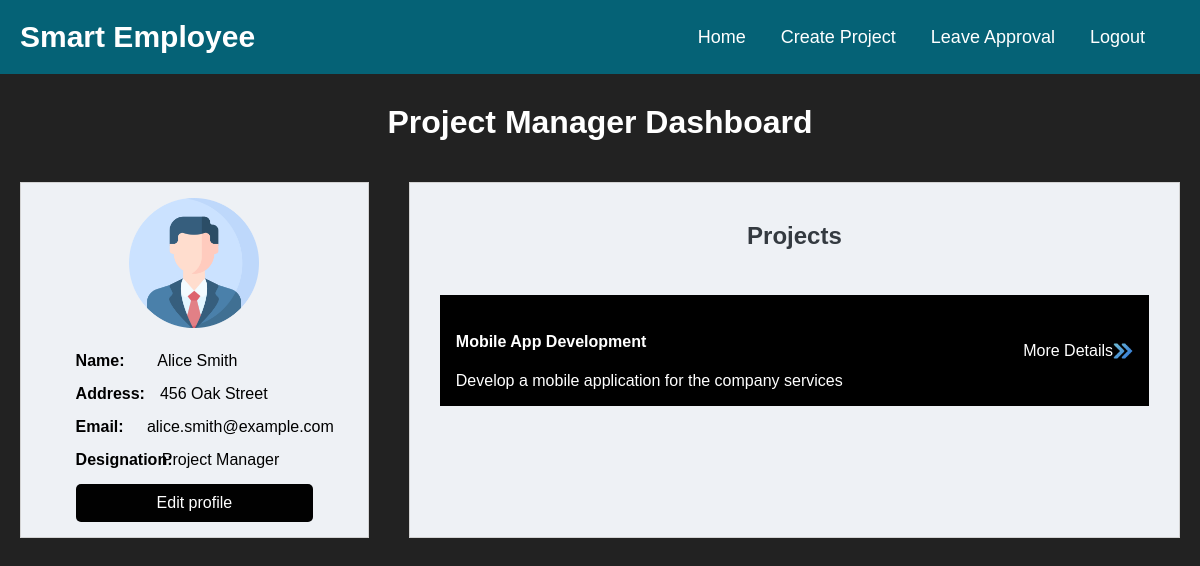
Screenshot of /projectmanager.php (signed in) with the database file from the repository.
### tables this page shows
CREATE TABLE `users` (
  `user_id` int(11) NOT NULL,
  `username` varchar(255) NOT NULL,
  `password` varchar(255) NOT NULL,
  `role` varchar(50) DEFAULT NULL,
  `first_name` varchar(100) DEFAULT NULL,
  `last_name` varchar(100) DEFAULT NULL,
  `email` varchar(255) NOT NULL,
  `phone` varchar(15) DEFAULT NULL,
  `address` varchar(255) DEFAULT NULL,
  `date_joined` date DEFAULT NULL,
  `department` varchar(100) DEFAULT NULL,
  `job_title` varchar(100) DEFAULT NULL,
  `date_of_birth` date DEFAULT NULL,
  `emergency_contact_name` varchar(100) DEFAULT NULL,
  `emergency_contact_phone` varchar(15) DEFAULT NULL,
  `emergency_contact_relation` varchar(100) DEFAULT NULL,
  `project_id` int(11) DEFAULT NULL
);

CREATE TABLE `projects` (
  `project_id` int(11) NOT NULL,
  `project_name` varchar(100) NOT NULL,
  `description` text DEFAULT NULL,
  `start_date` date DEFAULT NULL,
  `end_date` date DEFAULT NULL,
  `status` enum('Pending','In Progress','Completed') DEFAULT 'Pending',
  `user_id` int(11) DEFAULT NULL,
  `managed_by` int(11) DEFAULT NULL
);

### projectmanager.php (the view, shortened to what this page needs)
<?php
require_once('db_connection.php');
if (isset($_SESSION['user_id'])) {
    $emp_id = $_SESSION['user_id'];
} else {
    header('Location: login.php');
    exit;
}
$profile_data = $pdo->prepare("SELECT * FROM users WHERE user_id = ?");
$profile_data->execute([$emp_id]);
if ($prof_details = $profile_data->fetch(PDO::FETCH_ASSOC)) {
?>
<!DOCTYPE html>
<html lang="en">
<head>
  <link rel="stylesheet" href="assets/css/style.css">
</head>
<body class="index-page emp_dashboard">
<header>
  <nav class="navigation">
    <a class="navigation-logo" href="#">Smart Employee</a>
    <div>
    <div class="navigation-cont">
        <a class="navigation-link" href="projectmanager.php">Home</a>
        <a class="navigation-link" href="management.php">Create Project</a>
        <a class="navigation-link" href="Manage_Leave_Requests.php">Leave Approval</a>
        <a class="navigation-link" href="logout.php">Logout</a>
      </div>
    </div>
  </nav>
</header>
<main>
  <h1 class="emp_head">Project Manager Dashboard</h1>
  <div class="emp_box">
    <div class="emp_box_left">
      <div class="prof_img">
        <img src="assets/images/profile-icon.png">
      </div>
      <div class="partition">
        <div class="emp_profile_box">
          <div class="emp_profile_cont">
            <label>Name:</label>
            <p><?php echo htmlspecialchars($prof_details['first_name']); ?> <?php echo htmlspecialchars($prof_details['last_name']); ?></p>
          </div>
          <div class="emp_profile_cont">
            <label>Address:</label>
            <p><?php echo htmlspecialchars($prof_details['address']); ?></p>
          </div>
          <div class="emp_profile_cont">
            <label>Email:</label>
            <p><?php echo htmlspecialchars($prof_details['email']); ?></p>
          </div>
          <div class="emp_profile_cont">
            <label>Designation:</label>
            <p><?php echo htmlspecialchars($prof_details['job_title']); ?></p>
          </div>
          <a href="edit_profile.php" class="editbutton">Edit profile</a>
        </div>
      </div>
    </div>
    <div class="pro_box_center">
      <h3>Projects</h3>
      <div class="emp_tasks">
        <?php
        $proj_data = $pdo->prepare("SELECT * FROM projects WHERE user_id = ?");
        $proj_data->execute([$emp_id]);
        while ($proj_details = $proj_data->fetch(PDO::FETCH_ASSOC)) {
        ?>
          <a href="project_tracking.php?project_id=<?php echo $proj_details['project_id']; ?>" class="emp_task_box">
            <div>
              <h4><?php echo htmlspecialchars($proj_details['project_name']); ?></h4>
              <p class="mb-0"><?php echo htmlspecialchars($proj_details['description']); ?></p>
            </div>
            <div class="more_details">
              <span class="mr-2">More Details</span>
              <div style="width:20px;">
              <img src="assets/images/right-arrows.png">
              </div>
            </div>
          </a>
        <?php } ?>
      </div>
    </div>
  </div>
</main>
</body>
</html>
<?php } else {
    echo "Profile not found.";
} ?>

### assets/css/style.css (style rules this page uses)
body { font-family: Arial; margin: 0; padding: 0; font-size: 16px; }
a { text-decoration: none !important; }
p { margin: 0; }
h1 { text-align: center; color: #333; }
.navigation { background-color: #056276; display: flex; justify-content: space-between; align-items: center; padding: 20px; }
.navigation-logo { color: white; font-size: 30px; font-weight: bold; text-decoration: none !important; }
.navigation-cont { display: flex; }
.navigation-link { color: white; text-decoration: none; margin-right: 35px; transition: all .3s; font-size: 18px; font-weight: 400; }
body.index-page { background-color: #222; }
h3 { text-align: center; color: #343a40; margin-bottom: 30px; font-size: 24px; font-weight: bold; }
.emp_head { color: white; margin-top: 30px; }
.emp_box { display: flex; }
.emp_box_left { background-color: #eef1f5; color: #000; padding: 15px; border: 1px solid lightgray; margin: 20px; width: 30%; }
.prof_img { width: 130px; height: auto; border-radius: 50px; margin: 0 auto; margin-bottom: 20px; }
.prof_img img { width: 100%; height: auto; }
.emp_profile_box { max-width: 75%; margin: 0 auto; }
.emp_profile_cont { display: flex; font-weight: 400; margin-bottom: 15px; }
.emp_profile_cont label { width: 30%; margin-right: 15px; font-weight: bold; }
.emp_profile_cont p { margin-bottom: 0; width: 70%; }
.emp_tasks { max-height: 500px; overflow-y: scroll; }
.emp_task_box { border: 1px solid #000; padding: 15px; margin: 15px; display: flex; justify-content: space-between; align-items: center; background-color: #000; color: #fff; text-decoration: none; transition: .3s; }
.more_details { display: flex; align-items: center; }
.more_details img { width: 100%; height: auto; display: block; }
.pro_box_center { background-color: #eef1f5; color: #000; padding: 15px; border: 1px solid lightgray; margin: 20px; width: 70%; }
.partition { display: flex; gap: 20px; }
.emp_profile_box { flex: 1; }
.emp_profile_cont { display: flex; margin-bottom: 15px; }
.editbutton { display: block; margin-top: 10px; color: #fff; background-color: #007bff; padding: 8px 16px; text-decoration: none; text-align: center; }
.more_details img { max-height: 60px; max-width: 60px; }
.editbutton { padding: 10px; background-color: #010101; border: none; color: white; border-radius: 5px; cursor: pointer; }

### rows the page displays
users: first_name "Alice", last_name "Smith", address "456 Oak Street", email "alice.smith@example.com", job_title "Project Manager"
projects: project_name "Mobile App Development", description "Develop a mobile application for the company services"
